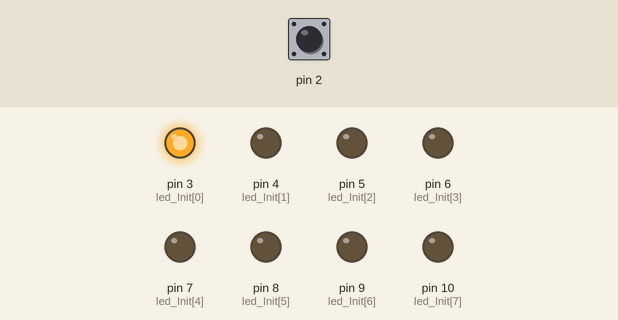
Recording of a sketch running on a simulated Arduino Uno, built with avr-gcc and run on an emulated ATmega328P. Parts: output pins drawn as LEDs (lit = HIGH). Inputs (shaded band) come from the test bench; at power-on: pin 2 HIGH.

Above: at 0.1 s.
At 0.7 s:
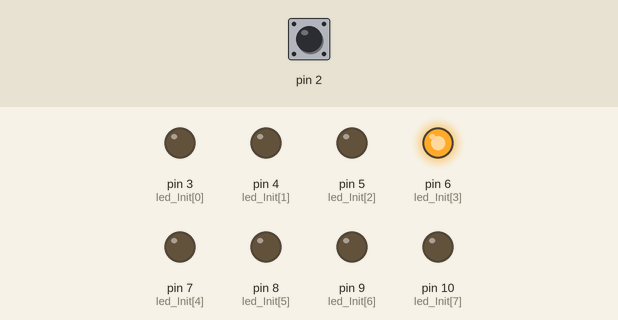
At 1.1 s:
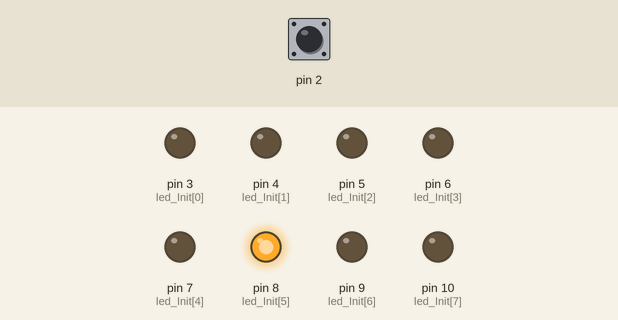
At 1.5 s:
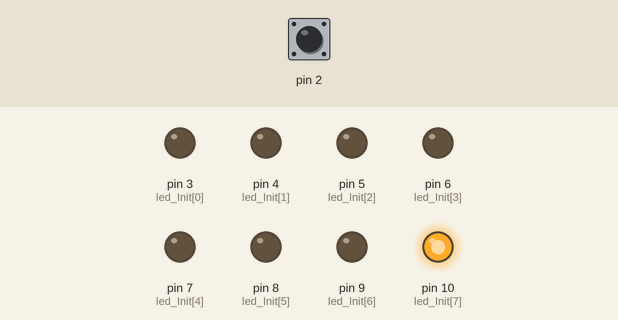
At 2.5 s:
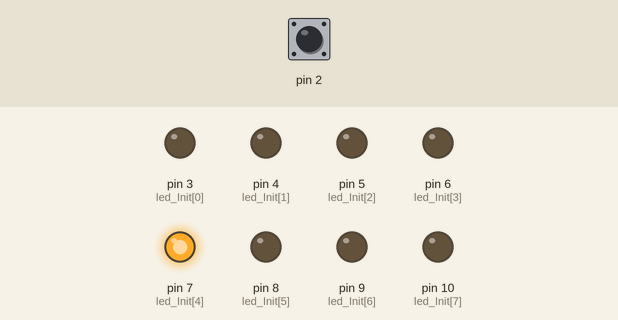
At 3.5 s:
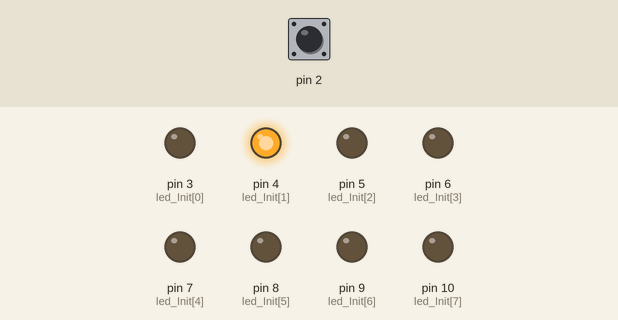
Timing chart, 0 to 3.8 s (numbered marks = the images above):
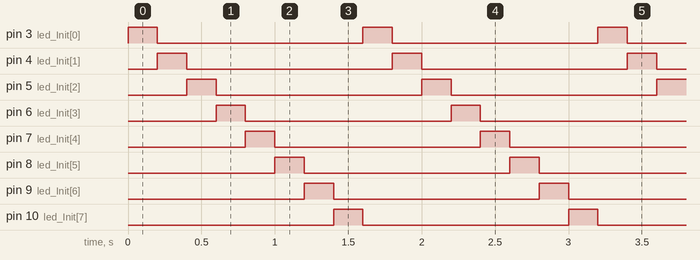

Measured:
- by itself, pin 3 (led_Init[0]), pin 4 (led_Init[1]), pin 5 (led_Init[2]), pin 6 (led_Init[3]), pin 7 (led_Init[4]), pin 8 (led_Init[5]), pin 9 (led_Init[6]), pin 10 (led_Init[7]): alternates HIGH for 0.20 s and LOW for 1.4 s
- by itself, everything shown: repeats every 1.6 s, in 8 steps

The sketch:

Interrupt_LEDPractice.ino
```cpp
int flag_FrontBack = 0; // 0 : Front , 1 : Back
int swFlag = 0; // 0 -> 1 : SW On
int led_Init[8] = {3, 4, 5, 6, 7, 8, 9, 10};
int led_Index = 0;

void setup() {
  pinMode(2, INPUT);
  for (int i = 0 ; i < 8 ; i++) pinMode(led_Init[i], OUTPUT);
  attachInterrupt(0, changeWay, FALLING);
}

void loop() {
  digitalWrite(led_Init[led_Index], HIGH);
  delay(200);
  digitalWrite(led_Init[led_Index], LOW);
  if (flag_FrontBack == 0) {
    led_Index = led_Index + 1;
    if(led_Index == 8) led_Index = 0;
  }
  else if (flag_FrontBack == 1) {
    led_Index = led_Index - 1;
    if(led_Index == -1) led_Index = 7;
  }
}

void changeWay() {
  if (flag_FrontBack == 0) flag_FrontBack = 1;
  else flag_FrontBack = 0;
}
```
